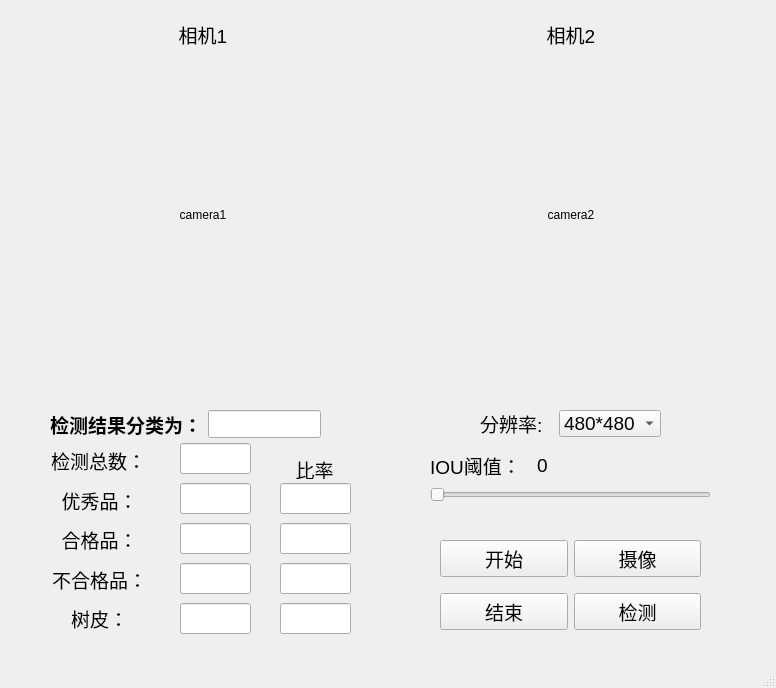
<?xml version="1.0" encoding="UTF-8"?>
<ui version="4.0">
 <class>mainWindow</class>
 <widget class="QMainWindow" name="mainWindow">
  <property name="geometry">
   <rect>
    <x>0</x>
    <y>0</y>
    <width>776</width>
    <height>688</height>
   </rect>
  </property>
  <property name="sizePolicy">
   <sizepolicy hsizetype="Fixed" vsizetype="Fixed">
    <horstretch>0</horstretch>
    <verstretch>0</verstretch>
   </sizepolicy>
  </property>
  <property name="windowTitle">
   <string>检测</string>
  </property>
  <property name="iconSize">
   <size>
    <width>32</width>
    <height>32</height>
   </size>
  </property>
  <widget class="QWidget" name="centralwidget">
   <widget class="QWidget" name="layoutWidget">
    <property name="geometry">
     <rect>
      <x>430</x>
      <y>450</y>
      <width>281</width>
      <height>52</height>
     </rect>
    </property>
    <layout class="QVBoxLayout" name="verticalLayout_2">
     <item>
      <layout class="QHBoxLayout" name="horizontalLayout_6">
       <item>
        <widget class="QLabel" name="label_3">
         <property name="sizePolicy">
          <sizepolicy hsizetype="Fixed" vsizetype="Preferred">
           <horstretch>0</horstretch>
           <verstretch>0</verstretch>
          </sizepolicy>
         </property>
         <property name="font">
          <font>
           <pointsize>14</pointsize>
          </font>
         </property>
         <property name="text">
          <string>IOU阈值：</string>
         </property>
        </widget>
       </item>
       <item>
        <spacer name="horizontalSpacer_11">
         <property name="orientation">
          <enum>Qt::Horizontal</enum>
         </property>
         <property name="sizeType">
          <enum>QSizePolicy::Fixed</enum>
         </property>
         <property name="sizeHint" stdset="0">
          <size>
           <width>10</width>
           <height>20</height>
          </size>
         </property>
        </spacer>
       </item>
       <item>
        <widget class="QLabel" name="label_threshold">
         <property name="sizePolicy">
          <sizepolicy hsizetype="Fixed" vsizetype="Preferred">
           <horstretch>0</horstretch>
           <verstretch>0</verstretch>
          </sizepolicy>
         </property>
         <property name="font">
          <font>
           <pointsize>14</pointsize>
          </font>
         </property>
         <property name="text">
          <string>0</string>
         </property>
        </widget>
       </item>
       <item>
        <spacer name="horizontalSpacer_12">
         <property name="orientation">
          <enum>Qt::Horizontal</enum>
         </property>
         <property name="sizeHint" stdset="0">
          <size>
           <width>40</width>
           <height>20</height>
          </size>
         </property>
        </spacer>
       </item>
      </layout>
     </item>
     <item>
      <widget class="QSlider" name="horizontalSlider">
       <property name="maximum">
        <number>100</number>
       </property>
       <property name="singleStep">
        <number>1</number>
       </property>
       <property name="pageStep">
        <number>10</number>
       </property>
       <property name="orientation">
        <enum>Qt::Horizontal</enum>
       </property>
      </widget>
     </item>
    </layout>
   </widget>
   <widget class="QLabel" name="label_10">
    <property name="geometry">
     <rect>
      <x>280</x>
      <y>460</y>
      <width>69</width>
      <height>19</height>
     </rect>
    </property>
    <property name="sizePolicy">
     <sizepolicy hsizetype="Preferred" vsizetype="Fixed">
      <horstretch>0</horstretch>
      <verstretch>0</verstretch>
     </sizepolicy>
    </property>
    <property name="font">
     <font>
      <pointsize>14</pointsize>
     </font>
    </property>
    <property name="text">
     <string>比率</string>
    </property>
    <property name="alignment">
     <set>Qt::AlignCenter</set>
    </property>
   </widget>
   <widget class="QWidget" name="layoutWidget">
    <property name="geometry">
     <rect>
      <x>51</x>
      <y>444</y>
      <width>97</width>
      <height>191</height>
     </rect>
    </property>
    <layout class="QVBoxLayout" name="verticalLayout">
     <item>
      <widget class="QLabel" name="label_5">
       <property name="font">
        <font>
         <pointsize>14</pointsize>
        </font>
       </property>
       <property name="text">
        <string>检测总数：</string>
       </property>
      </widget>
     </item>
     <item>
      <widget class="QLabel" name="label_6">
       <property name="font">
        <font>
         <pointsize>14</pointsize>
        </font>
       </property>
       <property name="layoutDirection">
        <enum>Qt::LeftToRight</enum>
       </property>
       <property name="text">
        <string>优秀品：</string>
       </property>
       <property name="alignment">
        <set>Qt::AlignCenter</set>
       </property>
      </widget>
     </item>
     <item>
      <widget class="QLabel" name="label_7">
       <property name="font">
        <font>
         <pointsize>14</pointsize>
        </font>
       </property>
       <property name="text">
        <string>合格品：</string>
       </property>
       <property name="alignment">
        <set>Qt::AlignCenter</set>
       </property>
      </widget>
     </item>
     <item>
      <widget class="QLabel" name="label_8">
       <property name="font">
        <font>
         <pointsize>14</pointsize>
        </font>
       </property>
       <property name="text">
        <string>不合格品：</string>
       </property>
       <property name="alignment">
        <set>Qt::AlignCenter</set>
       </property>
      </widget>
     </item>
     <item>
      <widget class="QLabel" name="label_9">
       <property name="font">
        <font>
         <pointsize>14</pointsize>
        </font>
       </property>
       <property name="text">
        <string>树皮：</string>
       </property>
       <property name="alignment">
        <set>Qt::AlignCenter</set>
       </property>
      </widget>
     </item>
    </layout>
   </widget>
   <widget class="QWidget" name="layoutWidget">
    <property name="geometry">
     <rect>
      <x>180</x>
      <y>440</y>
      <width>71</width>
      <height>201</height>
     </rect>
    </property>
    <layout class="QVBoxLayout" name="verticalLayout_4">
     <item>
      <widget class="QLineEdit" name="lineEdit_total_num">
       <property name="sizePolicy">
        <sizepolicy hsizetype="Preferred" vsizetype="Fixed">
         <horstretch>0</horstretch>
         <verstretch>0</verstretch>
        </sizepolicy>
       </property>
       <property name="font">
        <font>
         <pointsize>14</pointsize>
        </font>
       </property>
       <property name="alignment">
        <set>Qt::AlignCenter</set>
       </property>
       <property name="readOnly">
        <bool>true</bool>
       </property>
      </widget>
     </item>
     <item>
      <widget class="QLineEdit" name="lineEdit_num_yx">
       <property name="font">
        <font>
         <pointsize>14</pointsize>
        </font>
       </property>
       <property name="alignment">
        <set>Qt::AlignCenter</set>
       </property>
       <property name="readOnly">
        <bool>true</bool>
       </property>
      </widget>
     </item>
     <item>
      <widget class="QLineEdit" name="lineEdit_num_hg">
       <property name="font">
        <font>
         <pointsize>14</pointsize>
        </font>
       </property>
       <property name="alignment">
        <set>Qt::AlignCenter</set>
       </property>
       <property name="readOnly">
        <bool>true</bool>
       </property>
      </widget>
     </item>
     <item>
      <widget class="QLineEdit" name="lineEdit_num_bhg">
       <property name="font">
        <font>
         <pointsize>14</pointsize>
        </font>
       </property>
       <property name="alignment">
        <set>Qt::AlignCenter</set>
       </property>
       <property name="readOnly">
        <bool>true</bool>
       </property>
      </widget>
     </item>
     <item>
      <widget class="QLineEdit" name="lineEdit_num_sp">
       <property name="font">
        <font>
         <pointsize>14</pointsize>
        </font>
       </property>
       <property name="alignment">
        <set>Qt::AlignCenter</set>
       </property>
       <property name="readOnly">
        <bool>true</bool>
       </property>
      </widget>
     </item>
    </layout>
   </widget>
   <widget class="QWidget" name="layoutWidget">
    <property name="geometry">
     <rect>
      <x>280</x>
      <y>480</y>
      <width>71</width>
      <height>161</height>
     </rect>
    </property>
    <layout class="QVBoxLayout" name="verticalLayout_5">
     <item>
      <widget class="QLineEdit" name="lineEdit_per_yx">
       <property name="font">
        <font>
         <pointsize>14</pointsize>
        </font>
       </property>
       <property name="alignment">
        <set>Qt::AlignCenter</set>
       </property>
       <property name="readOnly">
        <bool>true</bool>
       </property>
      </widget>
     </item>
     <item>
      <widget class="QLineEdit" name="lineEdit_per_hg">
       <property name="font">
        <font>
         <pointsize>14</pointsize>
        </font>
       </property>
       <property name="alignment">
        <set>Qt::AlignCenter</set>
       </property>
       <property name="readOnly">
        <bool>true</bool>
       </property>
      </widget>
     </item>
     <item>
      <widget class="QLineEdit" name="lineEdit_per_bhg">
       <property name="font">
        <font>
         <pointsize>14</pointsize>
        </font>
       </property>
       <property name="alignment">
        <set>Qt::AlignCenter</set>
       </property>
       <property name="readOnly">
        <bool>true</bool>
       </property>
      </widget>
     </item>
     <item>
      <widget class="QLineEdit" name="lineEdit_per_sp">
       <property name="font">
        <font>
         <pointsize>14</pointsize>
        </font>
       </property>
       <property name="alignment">
        <set>Qt::AlignCenter</set>
       </property>
       <property name="readOnly">
        <bool>true</bool>
       </property>
      </widget>
     </item>
    </layout>
   </widget>
   <widget class="QWidget" name="layoutWidget">
    <property name="geometry">
     <rect>
      <x>410</x>
      <y>20</y>
      <width>322</width>
      <height>347</height>
     </rect>
    </property>
    <layout class="QVBoxLayout" name="verticalLayout_7">
     <item>
      <widget class="QLabel" name="label_2">
       <property name="font">
        <font>
         <pointsize>14</pointsize>
        </font>
       </property>
       <property name="text">
        <string>相机2</string>
       </property>
       <property name="alignment">
        <set>Qt::AlignCenter</set>
       </property>
      </widget>
     </item>
     <item>
      <widget class="QLabel" name="label_camera2">
       <property name="sizePolicy">
        <sizepolicy hsizetype="Expanding" vsizetype="Expanding">
         <horstretch>0</horstretch>
         <verstretch>0</verstretch>
        </sizepolicy>
       </property>
       <property name="minimumSize">
        <size>
         <width>320</width>
         <height>320</height>
        </size>
       </property>
       <property name="text">
        <string>camera2</string>
       </property>
       <property name="alignment">
        <set>Qt::AlignCenter</set>
       </property>
      </widget>
     </item>
    </layout>
   </widget>
   <widget class="QWidget" name="layoutWidget">
    <property name="geometry">
     <rect>
      <x>50</x>
      <y>410</y>
      <width>271</width>
      <height>28</height>
     </rect>
    </property>
    <layout class="QHBoxLayout" name="horizontalLayout">
     <item>
      <widget class="QLabel" name="label_4">
       <property name="font">
        <font>
         <pointsize>14</pointsize>
         <weight>75</weight>
         <bold>true</bold>
        </font>
       </property>
       <property name="text">
        <string>检测结果分类为：</string>
       </property>
      </widget>
     </item>
     <item>
      <widget class="QLineEdit" name="lineEdit">
       <property name="font">
        <font>
         <pointsize>14</pointsize>
        </font>
       </property>
       <property name="readOnly">
        <bool>true</bool>
       </property>
      </widget>
     </item>
    </layout>
   </widget>
   <widget class="QWidget" name="layoutWidget">
    <property name="geometry">
     <rect>
      <x>42</x>
      <y>20</y>
      <width>322</width>
      <height>347</height>
     </rect>
    </property>
    <layout class="QVBoxLayout" name="verticalLayout_6">
     <item>
      <widget class="QLabel" name="label">
       <property name="font">
        <font>
         <pointsize>14</pointsize>
        </font>
       </property>
       <property name="text">
        <string>相机1</string>
       </property>
       <property name="alignment">
        <set>Qt::AlignCenter</set>
       </property>
      </widget>
     </item>
     <item>
      <widget class="QLabel" name="label_camera1">
       <property name="sizePolicy">
        <sizepolicy hsizetype="Expanding" vsizetype="Expanding">
         <horstretch>0</horstretch>
         <verstretch>0</verstretch>
        </sizepolicy>
       </property>
       <property name="minimumSize">
        <size>
         <width>320</width>
         <height>320</height>
        </size>
       </property>
       <property name="text">
        <string>camera1</string>
       </property>
       <property name="alignment">
        <set>Qt::AlignCenter</set>
       </property>
      </widget>
     </item>
    </layout>
   </widget>
   <widget class="QWidget" name="layoutWidget">
    <property name="geometry">
     <rect>
      <x>480</x>
      <y>410</y>
      <width>181</width>
      <height>27</height>
     </rect>
    </property>
    <layout class="QHBoxLayout" name="horizontalLayout_2">
     <item>
      <widget class="QLabel" name="label_11">
       <property name="font">
        <font>
         <pointsize>14</pointsize>
        </font>
       </property>
       <property name="text">
        <string>分辨率:</string>
       </property>
      </widget>
     </item>
     <item>
      <widget class="QComboBox" name="comboBox">
       <property name="font">
        <font>
         <pointsize>14</pointsize>
        </font>
       </property>
       <item>
        <property name="text">
         <string>480*480</string>
        </property>
       </item>
       <item>
        <property name="text">
         <string>640*640</string>
        </property>
       </item>
      </widget>
     </item>
    </layout>
   </widget>
   <widget class="QWidget" name="layoutWidget">
    <property name="geometry">
     <rect>
      <x>440</x>
      <y>530</y>
      <width>261</width>
      <height>111</height>
     </rect>
    </property>
    <layout class="QGridLayout" name="gridLayout">
     <item row="1" column="1">
      <widget class="QPushButton" name="pushButton_detect">
       <property name="font">
        <font>
         <pointsize>14</pointsize>
        </font>
       </property>
       <property name="text">
        <string>检测</string>
       </property>
      </widget>
     </item>
     <item row="0" column="1">
      <widget class="QPushButton" name="pushButton_open_camera">
       <property name="font">
        <font>
         <pointsize>14</pointsize>
        </font>
       </property>
       <property name="text">
        <string>摄像</string>
       </property>
      </widget>
     </item>
     <item row="0" column="0">
      <widget class="QPushButton" name="pushButton_start">
       <property name="font">
        <font>
         <pointsize>14</pointsize>
        </font>
       </property>
       <property name="text">
        <string>开始</string>
       </property>
      </widget>
     </item>
     <item row="1" column="0">
      <widget class="QPushButton" name="pushButton_stop">
       <property name="font">
        <font>
         <pointsize>14</pointsize>
        </font>
       </property>
       <property name="text">
        <string>结束</string>
       </property>
      </widget>
     </item>
    </layout>
   </widget>
  </widget>
  <widget class="QStatusBar" name="statusbar"/>
 </widget>
 <resources/>
 <connections/>
</ui>
